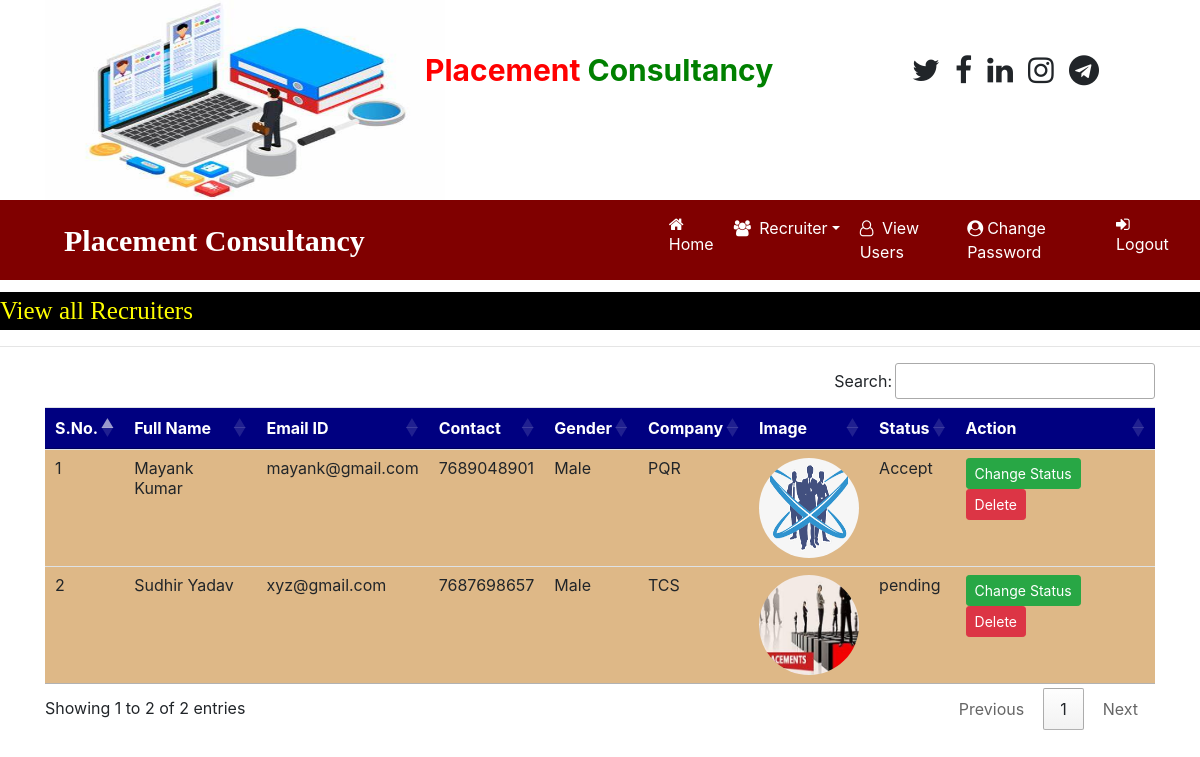
Screenshot of /recruiter_all (signed in) with the database file from the repository.
### place/models.py (models this page shows, shortened)
class Recruitor(models.Model):
    user = models.ForeignKey(User, on_delete=models.CASCADE)
    mobile = models.CharField(max_length=15, null=True)
    image = models.FileField(null=True)
    gender = models.CharField(max_length=10, null=True)
    company=models.CharField(max_length=100, null=True)
    type = models.CharField(max_length=15, null=True)
    status = models.CharField(max_length=20, null=True)

### place/views.py (the view)
# urls.py: path('recruiter_all', recruiter_all, name="recruiter_all"),
def recruiter_all(request):
    if not request.user.is_authenticated:
        return redirect('admin_login')
    data=Recruitor.objects.all()
    d={'data':data}
    return render(request,'recruiter_all.html',d)

### place/templates/recruiter_all.html
{% load static %}
{% block body %}
{% include 'admin_navigation.html' %}
<marquee style="font-family:'Monotype Corsiva';font-size:25px;color:Yellow;background-color:black;font:weight:bold;margin-top:1%">
    View all Recruiters
</marquee>
<hr>
<div class="container">
<table class="table table-hover " id="example">
    <thead>
    <tr style="background-color:#000080 ;color:white">
        <th>S.No.</th>
        <th>Full Name</th>
        <th>Email ID</th>
        <th>Contact</th>
        <th>Gender</th>
        <th>Company</th>
        <th>Image</th>
        <th>Status</th>
        <th>Action</th>
    </tr>
    </thead>
    <tbody>
    {% for i in data %}
    <tr style="background-color:#DEB887">
        <td>{{forloop.counter}}</td>
        <td>{{i.user.first_name}} {{i.user.last_name}}</td>
        <td>{{i.user.username}}</td>
        <td>{{i.mobile}}</td>
        <td>{{i.gender}}</td>
        <td>{{i.company}}</td>
        <td><img src="{{i.image.url}}" style="width:100px;height:100px;border-radius:50%"></td>
        <td>{{i.status}}</td>
        <td><a href="{% url 'change_status' i.id%}" class="btn btn-success btn-sm" >Change Status</a>
            <a href="{% url 'delete_recruiter' i.user.id%}" class="btn btn-danger btn-sm" >Delete</a>
        </td>
    </tr>
    {% endfor %}
    </tbody>
</table>
</div>
{% endblock  %}

### place/templates/admin_navigation.html (shortened to what this page needs)
<html>
<head>
    {%  load static %}
  <link rel="stylesheet" href="https://cdn.jsdelivr.net/npm/bootstrap@4.6.2/dist/css/bootstrap.min.css">
    <link rel="stylesheet" href="https://cdnjs.cloudflare.com/ajax/libs/font-awesome/4.7.0/css/font-awesome.min.css">
<link rel=" stylesheet"href="https://cdn.datatables.net/1.13.1/css/jquery.dataTables.min.css">
<link rel=" stylesheet"href="https://cdn.datatables.net/buttons/2.3.2/css/buttons.dataTables.min.css">
</head>
<body>
<div class="container">
    <div class="row" >
        <div class="col-sm-4">
            <img src="{% static 'images/image3.jpg'%}" width="400px" height="200px">
        </div>
        <div class="col-sm-4 mt-5" >
            <span style="font-weight:bold;font-size:30px">
                <span style="color:red">Placement </span>
                 <span style="color:green"> Consultancy</span>
            </span>
        </div>
        <div class="col-sm-4 mt-5" style="padding-left:10%">
            <span style="font-weight:bold; font-size:30px">
                <span><i class="fa fa-twitter pl-2"></i></span>
                <span><i class="fa fa-facebook pl-2"></i></span>
                <span><i class="fa fa-linkedin pl-2"></i></span>
                <span><i class="fa fa-instagram pl-2"></i></span>
                <span><i class="fa fa-telegram pl-2"></i></span>
            </span>
        </div>
    </div>
</div>
<nav class="navbar navbar-expand-sm" style="background-color:maroon ">
    <a class="navbar-brand text-white pl-5 font-weight-bold" style="font-family:'Monotype Corsiva'; font-size:30px">Placement Consultancy</a>
  <ul class="navbar-nav">
      <li class="nav-item">
          <a class="nav-link" href="{% url 'admin_home' %}" style="margin-left:280px"><i class="fa fa-home mr-1"></i>Home</a>
      </li>
      <li class="nav-item dropdown">
          <a class="nav-link dropdown-toggle" href="#" data-toggle="dropdown" ><i class="fa fa-users mr-1"></i> Recruiter</a>
      </li>
             <li class="nav-item">
          <a class="nav-link" href="{% url 'view_users'%}" ><i class="fa fa-user-o mr-1"></i> View Users</a>
      </li>
      <li class="nav-item">
          <a class="nav-link" href="{% url 'change_password'%}" ><i class="fa fa-user-circle mr-1"></i>Change Password</a>
      </li>
      <li class="nav-item">
          <a class="nav-link" href="{% url 'Logout' %}" ><i class="fa fa-sign-in mr-1"></i>Logout </a>
      </li>
  </ul>
</nav>
</body>
</html>

### place/templates/admin_navigation.html (style rules this page uses)
.nav-link { color:white !important; margin-right:4px }

### rows the page displays
Recruitor: user.first_name "Mayank", user.last_name "Kumar", user.username "mayank@gmail.com", mobile "7689048901", gender "Male", company "PQR", image (picture), status "Accept"
Recruitor: user.first_name "Sudhir", user.last_name "Yadav", user.username "xyz@gmail.com", mobile "7687698657", gender "Male", company "TCS", image (picture), status "pending"
